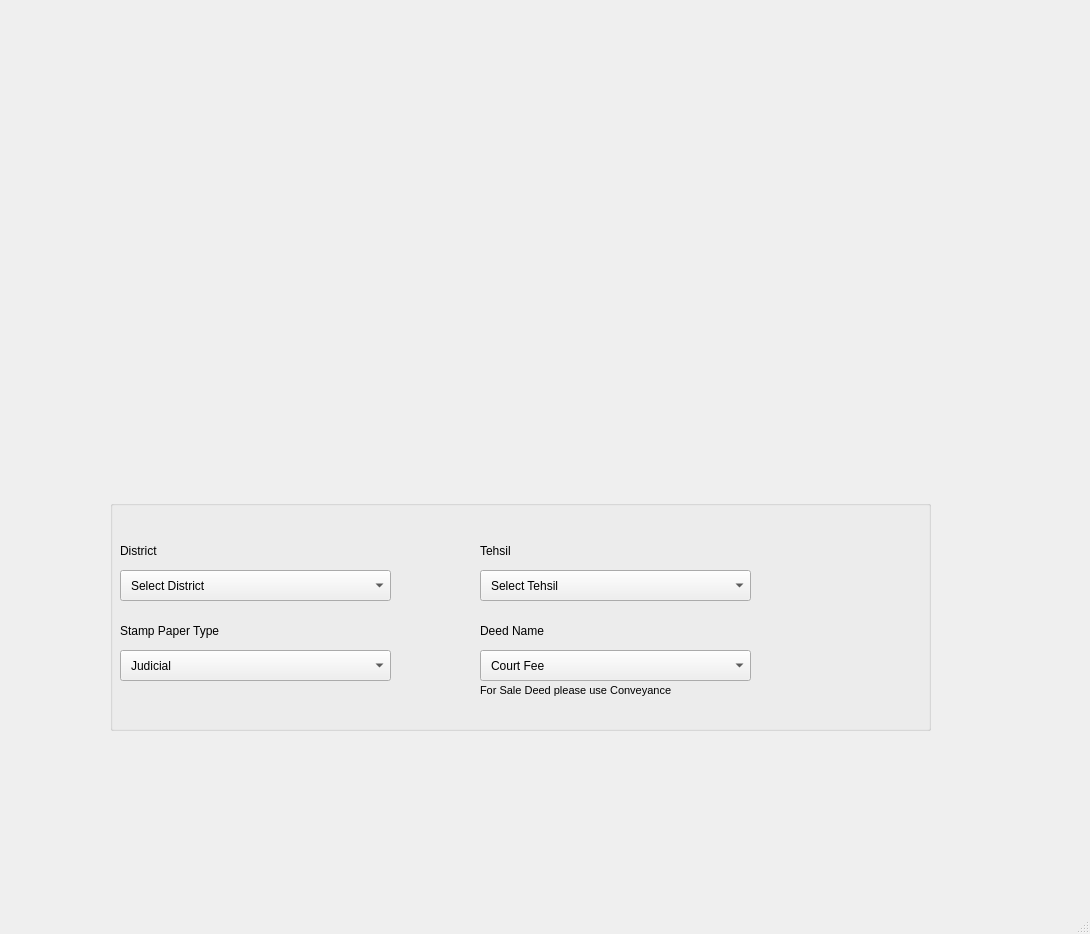
<?xml version="1.0" encoding="UTF-8"?>
<ui version="4.0">
 <class>MainWindow</class>
 <widget class="QMainWindow" name="MainWindow">
  <property name="geometry">
   <rect>
    <x>0</x>
    <y>0</y>
    <width>1090</width>
    <height>934</height>
   </rect>
  </property>
  <property name="windowTitle">
   <string>MainWindow</string>
  </property>
  <property name="styleSheet">
   <string notr="true">background-image: url(:/newPrefix/background.png);</string>
  </property>
  <widget class="QWidget" name="centralwidget">
   <widget class="QLabel" name="label_2">
    <property name="geometry">
     <rect>
      <x>0</x>
      <y>0</y>
      <width>1131</width>
      <height>171</height>
     </rect>
    </property>
    <property name="styleSheet">
     <string notr="true">background-image: url(:/newPrefix/header.png);</string>
    </property>
    <property name="text">
     <string/>
    </property>
   </widget>
   <widget class="QLabel" name="label">
    <property name="geometry">
     <rect>
      <x>80</x>
      <y>170</y>
      <width>911</width>
      <height>271</height>
     </rect>
    </property>
    <property name="styleSheet">
     <string notr="true">background-image: url(:/newPrefix/headerb.png);</string>
    </property>
    <property name="text">
     <string/>
    </property>
   </widget>
   <widget class="QLabel" name="label_3">
    <property name="geometry">
     <rect>
      <x>110</x>
      <y>440</y>
      <width>821</width>
      <height>61</height>
     </rect>
    </property>
    <property name="styleSheet">
     <string notr="true">background-image: url(:/newPrefix/challan.png);</string>
    </property>
    <property name="text">
     <string/>
    </property>
   </widget>
   <widget class="QGroupBox" name="groupBox">
    <property name="geometry">
     <rect>
      <x>110</x>
      <y>500</y>
      <width>821</width>
      <height>231</height>
     </rect>
    </property>
    <property name="title">
     <string/>
    </property>
    <widget class="QComboBox" name="cmbDistrict">
     <property name="enabled">
      <bool>true</bool>
     </property>
     <property name="geometry">
      <rect>
       <x>10</x>
       <y>70</y>
       <width>271</width>
       <height>31</height>
      </rect>
     </property>
     <property name="toolTip">
      <string>&lt;html&gt;&lt;head/&gt;&lt;body&gt;&lt;p&gt;&lt;br/&gt;&lt;/p&gt;&lt;/body&gt;&lt;/html&gt;</string>
     </property>
     <property name="styleSheet">
      <string notr="true">#cmbDistrict{
border: 1px solid #white;
border-raduis : 4px;
padding-left : 10px;

}





</string>
     </property>
     <item>
      <property name="text">
       <string>Select District</string>
      </property>
     </item>
     <item>
      <property name="text">
       <string>Attock</string>
      </property>
     </item>
     <item>
      <property name="text">
       <string>Bawalnagar</string>
      </property>
     </item>
     <item>
      <property name="text">
       <string>Bahawalpur</string>
      </property>
     </item>
     <item>
      <property name="text">
       <string>Bakhar</string>
      </property>
     </item>
     <item>
      <property name="text">
       <string>Chakwal</string>
      </property>
     </item>
     <item>
      <property name="text">
       <string>Cheniot</string>
      </property>
     </item>
     <item>
      <property name="text">
       <string>Faisalabad</string>
      </property>
     </item>
     <item>
      <property name="text">
       <string>Lahore</string>
      </property>
     </item>
     <item>
      <property name="text">
       <string>Lodhran</string>
      </property>
     </item>
     <item>
      <property name="text">
       <string>Mianwali</string>
      </property>
     </item>
     <item>
      <property name="text">
       <string>Multan</string>
      </property>
     </item>
     <item>
      <property name="text">
       <string>Sargodha</string>
      </property>
     </item>
    </widget>
    <widget class="QLabel" name="label_9">
     <property name="geometry">
      <rect>
       <x>370</x>
       <y>180</y>
       <width>301</width>
       <height>21</height>
      </rect>
     </property>
     <property name="font">
      <font>
       <pointsize>8</pointsize>
      </font>
     </property>
     <property name="text">
      <string>For Sale Deed please use Conveyance</string>
     </property>
    </widget>
    <widget class="QLabel" name="label_6">
     <property name="geometry">
      <rect>
       <x>370</x>
       <y>40</y>
       <width>81</width>
       <height>21</height>
      </rect>
     </property>
     <property name="font">
      <font>
       <pointsize>9</pointsize>
       <strikeout>false</strikeout>
      </font>
     </property>
     <property name="text">
      <string>Tehsil</string>
     </property>
    </widget>
    <widget class="QLabel" name="label_5">
     <property name="geometry">
      <rect>
       <x>10</x>
       <y>40</y>
       <width>81</width>
       <height>21</height>
      </rect>
     </property>
     <property name="font">
      <font>
       <pointsize>9</pointsize>
      </font>
     </property>
     <property name="text">
      <string>District</string>
     </property>
    </widget>
    <widget class="QLabel" name="label_8">
     <property name="geometry">
      <rect>
       <x>370</x>
       <y>120</y>
       <width>101</width>
       <height>21</height>
      </rect>
     </property>
     <property name="font">
      <font>
       <pointsize>9</pointsize>
      </font>
     </property>
     <property name="text">
      <string>Deed Name</string>
     </property>
    </widget>
    <widget class="QLabel" name="label_7">
     <property name="geometry">
      <rect>
       <x>10</x>
       <y>120</y>
       <width>141</width>
       <height>21</height>
      </rect>
     </property>
     <property name="font">
      <font>
       <pointsize>9</pointsize>
      </font>
     </property>
     <property name="text">
      <string>Stamp Paper Type</string>
     </property>
    </widget>
    <widget class="QLabel" name="label_11">
     <property name="geometry">
      <rect>
       <x>660</x>
       <y>120</y>
       <width>41</width>
       <height>31</height>
      </rect>
     </property>
     <property name="styleSheet">
      <string notr="true">background-image: url(:/newPrefix/book.png);</string>
     </property>
     <property name="text">
      <string/>
     </property>
    </widget>
    <widget class="QComboBox" name="cmbTehsil">
     <property name="geometry">
      <rect>
       <x>370</x>
       <y>70</y>
       <width>271</width>
       <height>31</height>
      </rect>
     </property>
     <property name="styleSheet">
      <string notr="true">#cmbTehsil{
border: 1px solid #white  ;
border-raduis : 4px;
padding-left : 10px

}




</string>
     </property>
     <item>
      <property name="text">
       <string>Select Tehsil</string>
      </property>
     </item>
     <item>
      <property name="text">
       <string>Bahawalnagar Tehsil</string>
      </property>
     </item>
     <item>
      <property name="text">
       <string>Chishtian Tehsil</string>
      </property>
     </item>
     <item>
      <property name="text">
       <string>Ahmadpur East Tehsil</string>
      </property>
     </item>
     <item>
      <property name="text">
       <string>Khairpur Tamewali Tehsil</string>
      </property>
     </item>
     <item>
      <property name="text">
       <string>Khanpur Tehsil</string>
      </property>
     </item>
     <item>
      <property name="text">
       <string>Alipur Tehsil</string>
      </property>
     </item>
     <item>
      <property name="text">
       <string>Jampur Tehsil</string>
      </property>
     </item>
     <item>
      <property name="text">
       <string>Faisalabad City Tehsil</string>
      </property>
     </item>
     <item>
      <property name="text">
       <string>Kamalia Tehsil</string>
      </property>
     </item>
     <item>
      <property name="text">
       <string>Rawalpindi Tehsil</string>
      </property>
     </item>
     <item>
      <property name="text">
       <string>Sillanwali Tehsil</string>
      </property>
     </item>
     <item>
      <property name="text">
       <string>Isakhel Tehsil</string>
      </property>
     </item>
     <item>
      <property name="text">
       <string>Mianwali Tehsil</string>
      </property>
     </item>
    </widget>
    <widget class="QComboBox" name="cmbStampPaperType">
     <property name="geometry">
      <rect>
       <x>10</x>
       <y>150</y>
       <width>271</width>
       <height>31</height>
      </rect>
     </property>
     <property name="styleSheet">
      <string notr="true">#cmbStampPaperType{
border: 1px solid #white  ;
border-raduis : 4px;
padding-left : 10px

}




</string>
     </property>
     <item>
      <property name="text">
       <string>Judicial</string>
      </property>
     </item>
     <item>
      <property name="text">
       <string>Non-Judicial</string>
      </property>
     </item>
    </widget>
    <widget class="QComboBox" name="cmbDeed">
     <property name="geometry">
      <rect>
       <x>370</x>
       <y>150</y>
       <width>271</width>
       <height>31</height>
      </rect>
     </property>
     <property name="styleSheet">
      <string notr="true">#cmbDeed{
border: 1px solid #white  ;
border-raduis : 4px;
padding-left : 10px

}




</string>
     </property>
     <item>
      <property name="text">
       <string>Court Fee</string>
      </property>
     </item>
     <item>
      <property name="text">
       <string>Contract Fee</string>
      </property>
     </item>
    </widget>
   </widget>
  </widget>
  <widget class="QStatusBar" name="statusbar"/>
 </widget>
 <resources>
  <include location="main.qrc"/>
 </resources>
 <connections/>
</ui>
